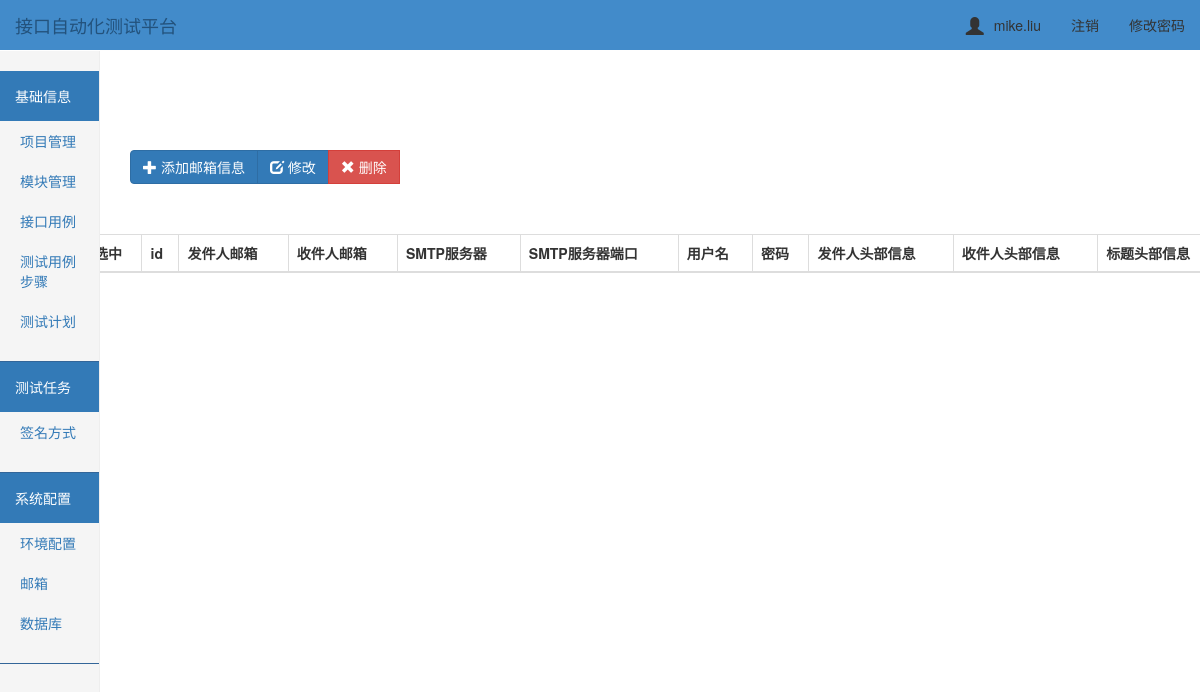
/email/ (signed in), run on an earlier commit of the app's database.
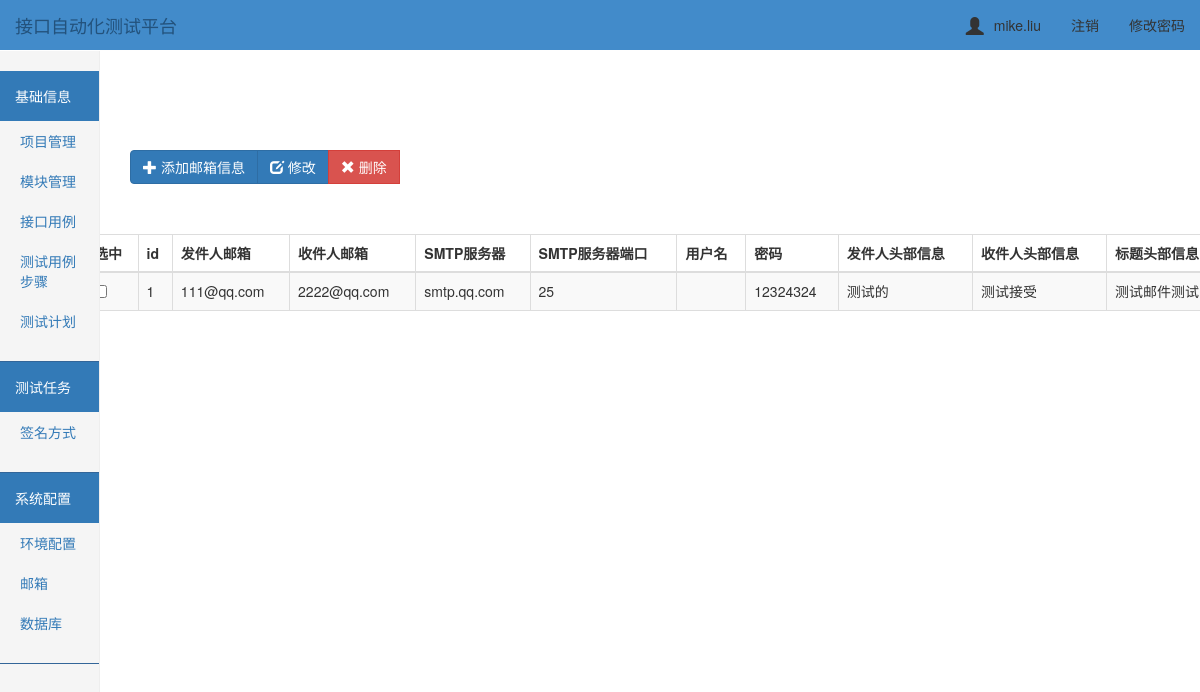
And on a later commit of the database.
### ApiTest/models.py (models this page shows, shortened)
class UserInfo(AbstractUser):
    nid = models.AutoField(primary_key=True)
    telephone = models.CharField(max_length=11, null=True, unique=True)
    avatar = models.FileField(upload_to='avatars/', default="/avatars/default.png")
    create_time = models.DateTimeField(verbose_name='创建时间', auto_now_add=True)

class Email(models.Model):
    sender = models.CharField('邮件发送者', max_length=32)
    receivers = models.CharField('邮件接收者', max_length=128)
    host_dir = models.CharField('目录', max_length=32)
    email_port = models.CharField('邮箱端口', max_length=32, default='')
    username = models.CharField('用户名', max_length=32)
    password = models.CharField('密码', max_length=32)
    Headerfrom = models.CharField('邮件显示的发送者', max_length=32)
    Headerto = models.CharField('邮件显示的接收者', max_length=128)
    subject = models.CharField('邮件主题', max_length=128, default='')

### ApiTest/views.py (the view)
# urls.py: url(r'^email/$', views.email),
@login_required
def email(request):
    email_list = Email.objects.filter().all()
    return render(request, "system/email.html", {"email_list": email_list})

### templates/system/email.html (shortened to what this page needs)
{% extends "../base.html" %}
{% block add %}
<div class="btn-toolbar" role="toolbar">
  <div class="btn-group" style="padding-top: 100px; left: 100px">
    <button type="button" class="btn btn-primary " data-toggle="modal" data-target="#addmyModal">
        <span class="glyphicon glyphicon-plus" aria-hidden="true"></span> 添加邮箱信息
    </button>
    <button id="edit_email" class="btn btn-primary" data-toggle="modal" data-target="#">
        <span class="glyphicon glyphicon-edit" aria-hidden="true"></span> 修改
    </button>
      <button id="del_email" type="onclick" class="btn btn-danger">
            <span class="glyphicon glyphicon-remove" aria-hidden="true"></span> 删除
        </button>
  </div>
</div>
<div class="container">
        <div class="row">
            <div class="col-md-12">
                <table id="table" class="table table-striped table-bordered">
                    <thead>
                        <tr>
                            <th>选中</th>
                            <th>id</th>
                            <th>发件人邮箱</th>
                            <th>收件人邮箱</th>
                            <th>SMTP服务器</th>
                            <th>SMTP服务器端口</th>
                            <th>用户名</th>
                            <th>密码</th>
                            <th>发件人头部信息</th>
                            <th>收件人头部信息</th>
                            <th>标题头部信息</th>
                        </tr>
                    </thead>
                    <tbody>
                        {% for email_obj in email_list %}
                            <tr>
                                <td id="che1"><input type="checkbox"/></td>
                                <td>{{ email_obj.id}}</td>
                                <td>{{ email_obj.sender }}</td>
                                <td>{{ email_obj.receivers }}</td>
                                <td>{{ email_obj.host_dir }}</td>
                                <td>{{ email_obj.email_port }}</td>
                                <td>{{ email_obj.username }}</td>
                                <td>{{ email_obj.password }}</td>
                                <td>{{ email_obj.Headerfrom }}</td>
                                <td>{{ email_obj.Headerto }}</td>
                                 <td>{{ email_obj.subject }}</td>
                            </tr>
                        {% endfor %}
                    </tbody>
                </table>
            </div>
        </div>
    </div>
{% endblock %}

### templates/base.html (shortened to what this page needs)
<!DOCTYPE html>
<html lang="en">
<head>
    <link rel="stylesheet" href="/static/bootstrap-3.3.7/css/bootstrap.css">
    <link rel="stylesheet" href="/static/css/toastr.min.css">
    <link rel="stylesheet" href="/static/css/dashboard.css">
    <link rel="stylesheet" href="/static/css/home.css">
    <link rel="stylesheet" href="/static/css/sweetalert.css">
    <link rel="stylesheet" href="/static/css/step.css">
</head>
<body>
<nav class="tab navbar  navbar-fixed-top">
    <div class="container-fluid">
        <div class="navbar-header">
            <a class="navbar-brand" href="#">接口自动化测试平台</a>
        </div>
        <div class="collapse navbar-collapse" id="bs-example-navbar-collapse-1">
            <ul class="nav navbar-nav navbar-right">
                <li><a href="#"><span id="user_icon"
                                      class="glyphicon glyphicon-user"></span>{{ request.user.username }}</a></li>
                <li><a href="/logout/">注销</a></li>
                <li><a href="/set_pwd/">修改密码</a></li>
            </ul>
        </div>
    </div>
</nav>
<div class="container">
    <div class="left">
        <div class="row">
            <div class="col-sm-3 col-md-1 sidebar">
                <div class="menu">
                    <div class="head bg-primary">基础信息</div>
                    <ul class="nav nav-sidebar">
                        <li><a href="/project/" target="_self">项目管理</a> </li>
                        <li><a href="/module/" target="_self">模块管理</a> </li>
                        <li><a href="/api_case/" target="_self">接口用例</a> </li>
                        <li><a href="/api_step/" target="_self">测试用例步骤</a> </li>
                        <li><a href="#">测试计划</a> </li>
                    </ul>
                </div>
                <div class="menu">
                    <div class="head bg-primary">测试任务</div>
                    <ul class="nav nav-sidebar">
                        <li><a href="/sign/">签名方式</a> </li>
                    </ul>
                </div>
                <div class="menu">
                    <div class="head bg-primary">系统配置</div>
                    <ul class="nav nav-sidebar">
                        <li><a href="/env/" target="_self">环境配置</a> </li>
                        <li><a href="/email/" target="_self">邮箱</a> </li>
                        <li><a href="/database/" target="_self">数据库</a> </li>
                    </ul>
                </div>
            </div>
        </div>
    </div>
    <div class="right">
        {% block add %}{% endblock %}
    </div>
</div>
</body>
</html>

### static/css/dashboard.css (style rules this page uses)
body { padding-top: 50px; }
.navbar-fixed-top { border: 0; }
.sidebar { display: none; }
@media (min-width: 768px) { .sidebar { position: fixed; top: 51px; bottom: 0; left: 0; z-index: 1000; display: block; padding: 20px; overflow-x: hidden; overflow-y: auto; background-color: #f5f5f5; border-right: 1px solid #eee; } }
.nav-sidebar { margin-right: -21px; margin-bottom: 20px; margin-left: -20px; }
.nav-sidebar > li > a { padding-right: 20px; padding-left: 20px; }

### static/css/home.css (style rules this page uses)
.menu { margin: 0 -20px; border-bottom: 1px solid #336699; }
.head { padding: 15px; }
.menu .nav-sidebar > li > a { padding-right: 40px; padding-left: 40px; }
table { margin-top: 50px; margin-left: 40px; }
.navbar { background-color: #428bca; }
.navbar-brand { color: white; }
.navbar-collapse .navbar-nav > li > a { color: #333333; }

### templates/base.html (style rules this page uses)
#user_icon { font-size: 18px; margin-right: 10px; vertical-align: -3px; }

What changed in the data, as far as the page shows it:
added Email: id "1", sender "111@qq.com", receivers "2222@qq.com", host_dir "smtp.qq.com", email_port "25", password "12324324", Headerfrom "测试的", Headerto "测试接受", subject "测试邮件测试"
